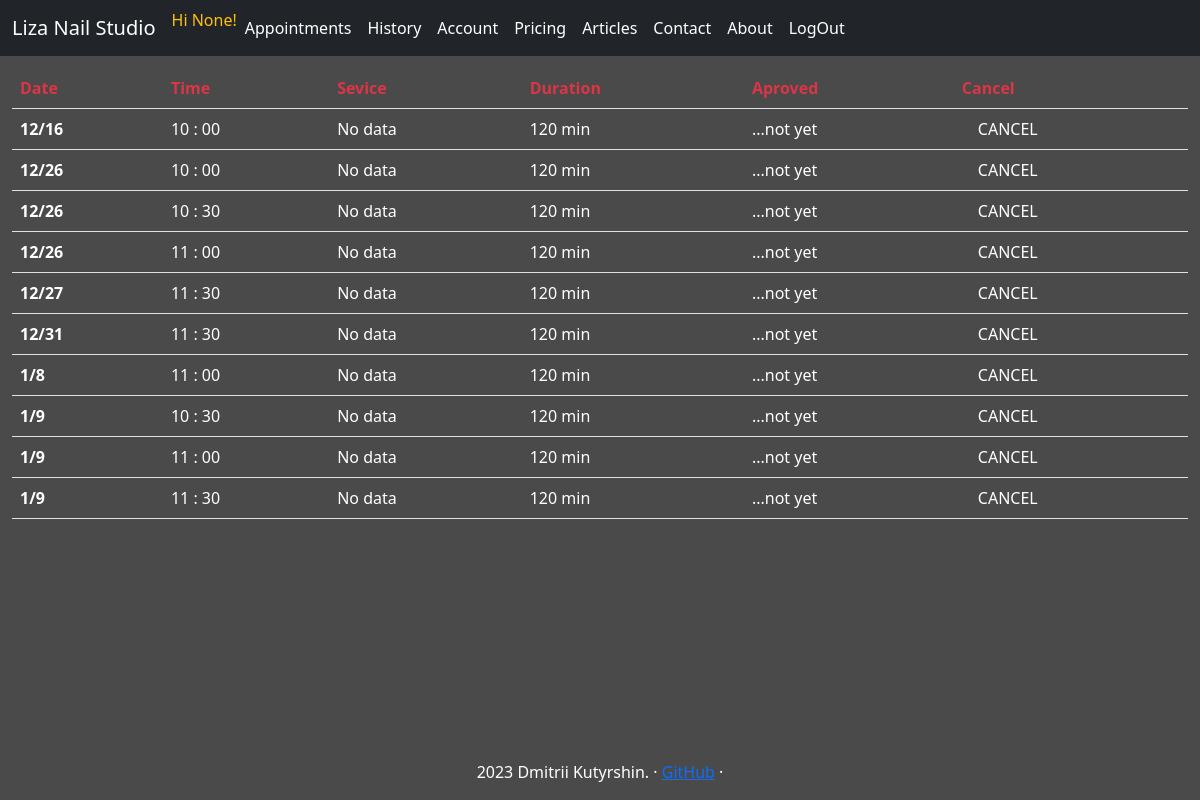
The app's page /appointments/ (signed in) with its own data.
### tables this page shows
CREATE TABLE calendar(slot_id INTEGER PRIMARY KEY, year INT, month INT, weekday INT, day INT, hour INT, minute INT, is_open INT);

### studio_app/webapp.py (the view, shortened to what this page needs)
@app.route("/appointments/", methods=["GET", "POST"])
@login_required
def appointments():
    today = datetime.datetime.now()
    try:
        con = sqlite3.connect("./db.db")
        cur = con.cursor()
        user_appoint_db = cur.execute("SELECT id, service_name, slot_id, is_seen, is_aproved, is_canceled, amount_time_min FROM appointments WHERE user_id=? AND slot_id IN (SELECT slot_id FROM calendar WHERE year>=?);", (session.get("user_id"), today.year)).fetchall()
        user_appoint = []
        for appointment in user_appoint_db:
            if appointment[5] == 0:
                slot_db = list(cur.execute("SELECT year, month, day, hour, minute FROM calendar WHERE slot_id=?", (appointment[2],)).fetchone())
                appointment_as_list = []
                for el in appointment:
                    el = 'No data' if el == None else el
                    appointment_as_list.append(el)
                appointment_as_list = appointment_as_list + slot_db
                user_appoint.append(appointment_as_list)
                user_appoint_sorted = sorted(user_appoint, key = lambda x: (x[7], x[8], x[9], x[10], x[11]))
    except Exception as er:
        con.close()
        print("##/appointments/ --db connection")
        print(er)
        return  render_template("apology.html", error_message="Something went wrong")
    return render_template("appointments.html", user_appoint=user_appoint_sorted)

### studio_app/helpers.py (called while the page is built)
def login_required(f):
    @wraps(f)
    def decorated_function(*args, **kwargs):
        if session.get("user_id") is None:
            return redirect("/signin")
        return f(*args, **kwargs)
    return decorated_function

### studio_app/webapp.py (called while the page is built)
@app.context_processor
def inject_navbar_items():
    return dict(navbar_menu=navbar_items)

@app.context_processor
def inject_navbar_items_not_loged_in():
    return dict(navbar_menu_not_loged_in=navbar_items_not_loged_in)

@app.context_processor
def inject_navbar_items_admin():
    return dict(navbar_items_admin=navbar_items_admin)

### studio_app/templates/appointments.html (shortened to what this page needs)
{% extends "layout.html" %}
{% block content %}
<table class="table">
    <thead>
      <tr class="text-danger">
        <th scope="col">Date</th>
        <th scope="col">Time</th>
        <th scope="col">Sevice</th>
        <th scope="col">Duration</th>
        <th scope="col">Aproved</th>
        <th scope="col">Cancel</th>
      </tr>
    </thead>
    <tbody class="text-white">
        {% for appointment in user_appoint %}
        <tr class="my-table-hover">
            <th scope="row">{{appointment[8]}}/{{appointment[9]}}</th>
            <td>{{appointment[10]}} :
                {% if appointment[11] == 0 %}
                00
                {% else %}
                {{appointment[11]}}
                {% endif %}
            </td>
            <td>{{appointment[1]}}</td>
            <td>{{appointment[6]}} min</td>
            <td>
                {% if appointment[4] == 0 %}
                    ...not yet
                {% else %}
                    Aproved
                {% endif %}
            </td>
            <td>
                <form action="/appointments/" method="post">
                    <input type="submit" value="CANCEL">
                </form>
            </td>
          </tr>
        {% endfor %}
    </tbody>
  </table>
{% endblock %}

### studio_app/templates/layout.html (shortened to what this page needs)
<!doctype html>
<html lang="en">
  <head>
<link href="{{ url_for('static', filename='/css/bootstrap.min.css') }}" rel="stylesheet">
<link href="{{ url_for('static', filename='/css/style.css') }}" rel="stylesheet">
<link href="{{ url_for('static', filename='/css/calendar.css') }}" rel="stylesheet">
  </head>
  <body>
        <header>
          <nav class="navbar navbar-expand-md navbar-dark fixed--top bg-dark">
            <div class="container-fluid">
            <a class="navbar-brand" href="/">Liza Nail Studio</a>
            <div class="collapse navbar-collapse" id="navbarCollapse">
                <ul class="navbar-nav me-auto mb-2 mb-md-0">
                  {% include 'header_navbar.html' %}
                </ul>
            </div>
            </div>
        </nav>
        </header>
        <main>
            {% block content %}
            {% endblock %}
        </main>
        <footer class="footer">
          <p> 2023 Dmitrii Kutyrshin. &middot; <a href="https://github.com/cootook">GitHub</a> &middot; </p>
        </footer>
  </body>
</html>

### studio_app/templates/header_navbar.html
{% if session.get("user_id") %}
    {% if session.get("name") %}
        <span class="font-weight-light text-warning">Hi {{session.get("name")}}!</span>
    {% else %}
        <span class="font-weight-light text-warning">Hi {{session.get("instagram")}}!</span>
    {% endif %}
        {% if session.get("is_admin")==1 %}
            {% for navbar_item in navbar_items_admin %}
            <li class="nav-item">
                <a class="nav-link active" aria-current="page" href="/{{ navbar_item.lower() }}/">{{ navbar_item }}</a>
            </li>
            {% endfor %}
        {% else %}
            {% for navbar_item in navbar_menu %}
            <li class="nav-item">
                <a class="nav-link active" aria-current="page" href="/{{ navbar_item.lower() }}/">{{ navbar_item }}</a>
            </li>
            {% endfor %}
        {% endif %}
{% else %}
    {% for navbar_item in navbar_menu_not_loged_in %}
        <li class="nav-item">
            <a class="nav-link active" aria-current="page" href="/{{ navbar_item.lower() }}/">{{ navbar_item }}</a>
        </li>
    {% endfor %}
{% endif %}

### studio_app/static/css/style.css (style rules this page uses)
body { padding-top: 3rem; padding-bottom: 3rem; color: #5a5a5a; }
.table { width: 98%; margin: 1%; }
.footer { position: absolute; bottom: 0; width: 100%; text-align: center; }

### studio_app/static/css/calendar.css (style rules this page uses)
*, *:before, *:after { -moz-box-sizing: border-box; -webkit-box-sizing: border-box; box-sizing: border-box; }
body { overflow: hidden; font-weight: 100; color: rgba(255, 255, 255, 1); margin: 0; padding: 0; background: #4A4A4A; -webkit-touch-callout: none; -webkit-user-select: none; -khtml-user-select: none; -moz-user-select: none; -ms-user-select: none; user-select: none; }
input, form { all: unset; display: inline-block; padding-left: .5em; }

### records on screen
calendar: month "12", day "16", hour "10", shows "00", appointment "No data", appointment "120", minute "...not yet"
calendar: month "12", day "26", hour "10", shows "00", appointment "No data", appointment "120", minute "...not yet"
calendar: month "12", day "26", hour "10", minute "30", appointment "No data", appointment "120"
calendar: month "12", day "26", hour "11", shows "00", appointment "No data", appointment "120", minute "...not yet"

### other values on screen
{{ session.get("instagram") }} "None"
{{ navbar_item }} "Appointments" "History" "Account" "Pricing" "Articles" "Contact" "About" "LogOut"
{{ appointment[8] }} "12" "12" "1" "1" "1" "1"
{{ appointment[9] }} "27" "31" "8" "9" "9" "9"
{{ appointment[10] }} "11" "11" "11" "10" "11" "11"
{{ appointment[11] }} "30" "30" "30" "30"
{{ appointment[1] }} "No data" "No data" "No data" "No data" "No data" "No data"
{{ appointment[6] }} "120" "120" "120" "120" "120" "120"
